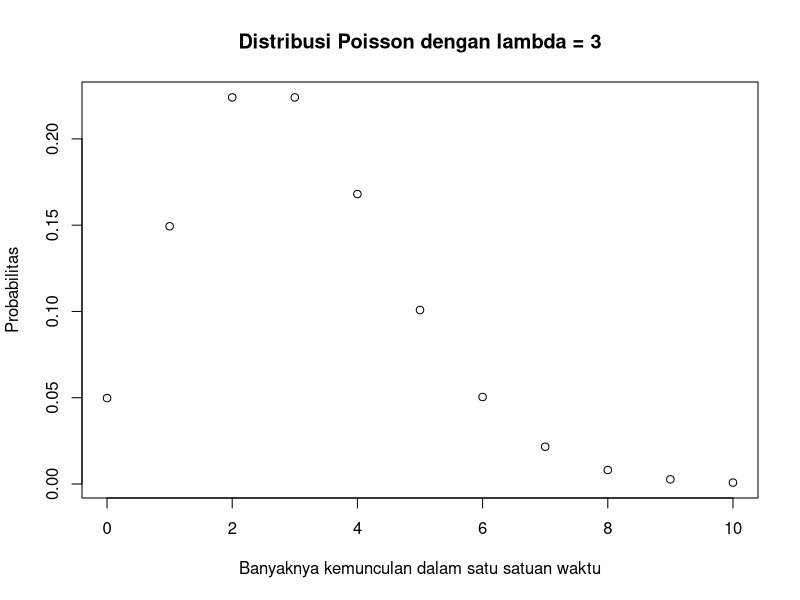

The R script that drew this image:
par_lambda <- 3
x_pois <- 0 : 10
p_pois <- dpois(x_pois, lambda = par_lambda)
plot(x_pois, p_pois,
     main = "Distribusi Poisson dengan lambda = 3",
     xlab = "Banyaknya kemunculan dalam satu satuan waktu",
     ylab = "Probabilitas")